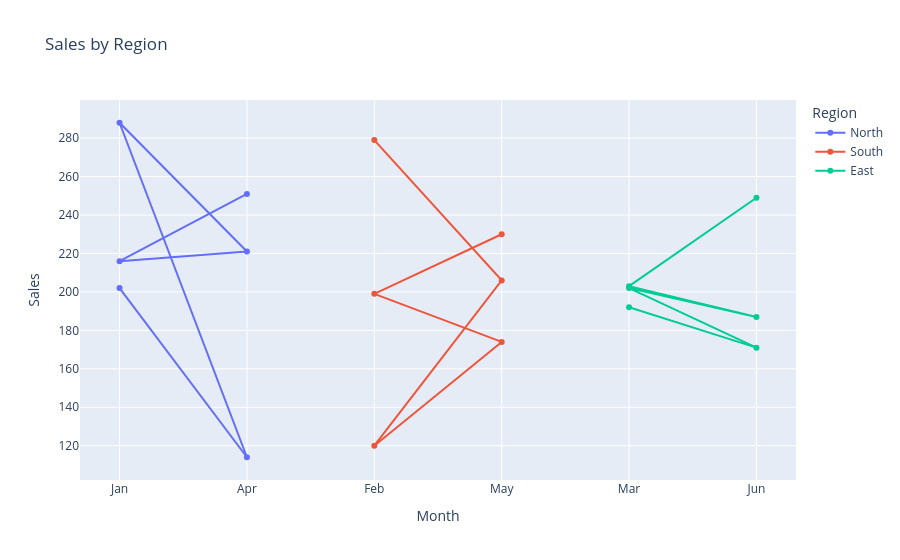
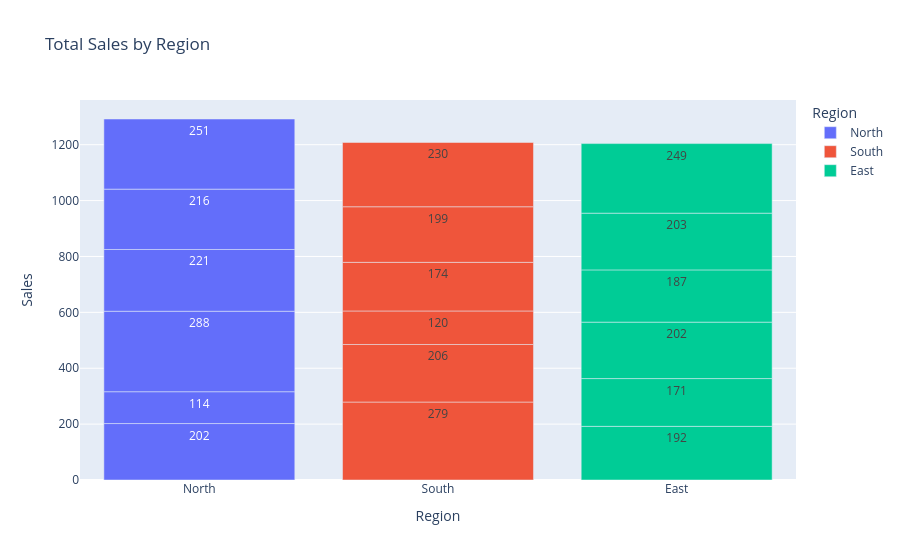
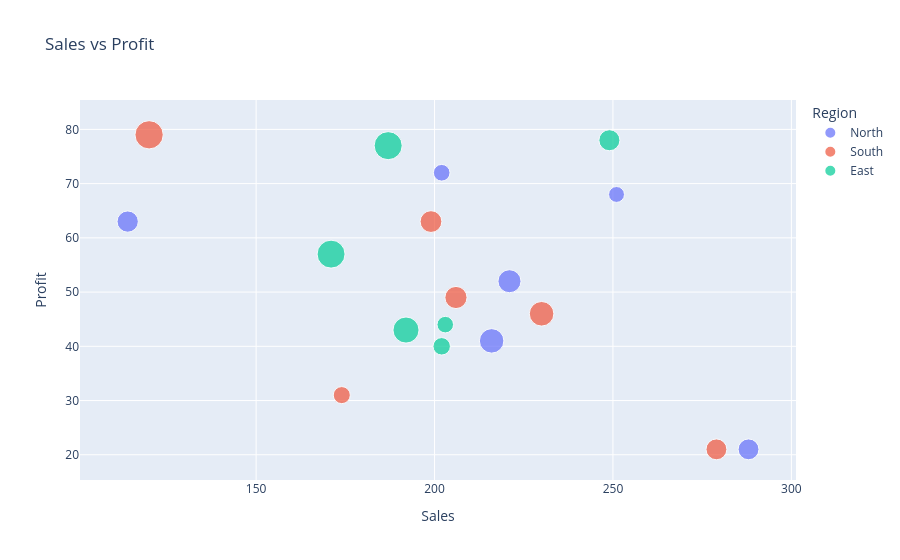
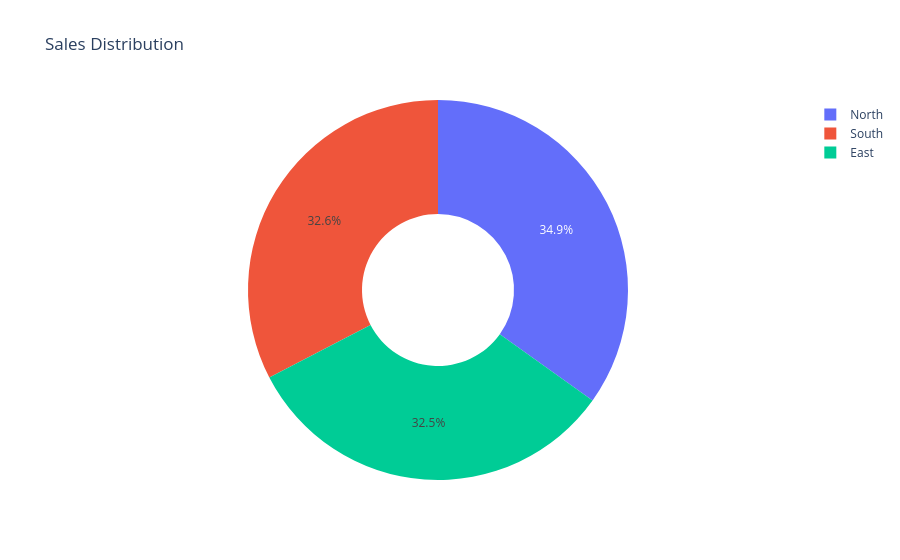

Notebook code cell kept with these figures, in order:
### Markdown cell above
---

## 3.1 Plotly Express — Quick Interactive Charts

One function call = one fully interactive chart.

### Code cell
# Interactive line chart
fig = px.line(df_px, x='Month', y='Sales', color='Region',
              markers=True, title='Sales by Region')
fig.show()

# Interactive bar chart
fig = px.bar(df_px, x='Region', y='Sales', color='Region',
             text='Sales', title='Total Sales by Region')
fig.show()

# Interactive scatter plot
fig = px.scatter(df_px, x='Sales', y='Profit',
                 color='Region', size='Customers',
                 hover_data=['Month'],
                 title='Sales vs Profit')
fig.show()

# Donut chart
fig = px.pie(df_px, values='Sales', names='Region',
             hole=0.4, title='Sales Distribution')
fig.show()

# Area chart
fig = px.area(df_px, x='Month', y='Sales',
              color='Region', title='Cumulative Sales')
fig.show()

### Figure 1 — Plotly figure (JSON) as saved in the notebook; plotly's stock layout.template omitted (floating-point values rounded to 4 significant figures)
{"data": [{"hovertemplate": "Region=North<br>Month=%{x}<br>Sales=%{y}<extra></extra>", "legendgroup": "North", "line": {"color": "#636efa", "dash": "solid"}, "marker": {"symbol": "circle"}, "mode": "lines+markers", "name": "North", "orientation": "v", "showlegend": true, "type": "scatter", "x": ["Jan", "Apr", "Jan", "Apr", "Jan", "Apr"], "xaxis": "x", "y": [202, 114, 288, 221, 216, 251], "yaxis": "y"}, {"hovertemplate": "Region=South<br>Month=%{x}<br>Sales=%{y}<extra></extra>", "legendgroup": "South", "line": {"color": "#EF553B", "dash": "solid"}, "marker": {"symbol": "circle"}, "mode": "lines+markers", "name": "South", "orientation": "v", "showlegend": true, "type": "scatter", "x": ["Feb", "May", "Feb", "May", "Feb", "May"], "xaxis": "x", "y": [279, 206, 120, 174, 199, 230], "yaxis": "y"}, {"hovertemplate": "Region=East<br>Month=%{x}<br>Sales=%{y}<extra></extra>", "legendgroup": "East", "line": {"color": "#00cc96", "dash": "solid"}, "marker": {"symbol": "circle"}, "mode": "lines+markers", "name": "East", "orientation": "v", "showlegend": true, "type": "scatter", "x": ["Mar", "Jun", "Mar", "Jun", "Mar", "Jun"], "xaxis": "x", "y": [192, 171, 202, 187, 203, 249], "yaxis": "y"}], "layout": {"legend": {"title": {"text": "Region"}, "tracegroupgap": 0}, "title": {"text": "Sales by Region"}, "xaxis": {"anchor": "y", "domain": [0, 1], "title": {"text": "Month"}}, "yaxis": {"anchor": "x", "domain": [0, 1], "title": {"text": "Sales"}}}}

### Figure 2 — Plotly figure (JSON) as saved in the notebook; plotly's stock layout.template omitted (floating-point values rounded to 4 significant figures)
{"data": [{"alignmentgroup": "True", "hovertemplate": "Region=%{x}<br>Sales=%{text}<extra></extra>", "legendgroup": "North", "marker": {"color": "#636efa", "pattern": {"shape": ""}}, "name": "North", "offsetgroup": "North", "orientation": "v", "showlegend": true, "text": [202, 114, 288, 221, 216, 251], "textposition": "auto", "type": "bar", "x": ["North", "North", "North", "North", "North", "North"], "xaxis": "x", "y": [202, 114, 288, 221, 216, 251], "yaxis": "y"}, {"alignmentgroup": "True", "hovertemplate": "Region=%{x}<br>Sales=%{text}<extra></extra>", "legendgroup": "South", "marker": {"color": "#EF553B", "pattern": {"shape": ""}}, "name": "South", "offsetgroup": "South", "orientation": "v", "showlegend": true, "text": [279, 206, 120, 174, 199, 230], "textposition": "auto", "type": "bar", "x": ["South", "South", "South", "South", "South", "South"], "xaxis": "x", "y": [279, 206, 120, 174, 199, 230], "yaxis": "y"}, {"alignmentgroup": "True", "hovertemplate": "Region=%{x}<br>Sales=%{text}<extra></extra>", "legendgroup": "East", "marker": {"color": "#00cc96", "pattern": {"shape": ""}}, "name": "East", "offsetgroup": "East", "orientation": "v", "showlegend": true, "text": [192, 171, 202, 187, 203, 249], "textposition": "auto", "type": "bar", "x": ["East", "East", "East", "East", "East", "East"], "xaxis": "x", "y": [192, 171, 202, 187, 203, 249], "yaxis": "y"}], "layout": {"barmode": "relative", "legend": {"title": {"text": "Region"}, "tracegroupgap": 0}, "title": {"text": "Total Sales by Region"}, "xaxis": {"anchor": "y", "categoryarray": ["North", "South", "East"], "categoryorder": "array", "domain": [0, 1], "title": {"text": "Region"}}, "yaxis": {"anchor": "x", "domain": [0, 1], "title": {"text": "Sales"}}}}

### Figure 3 — Plotly figure (JSON) as saved in the notebook; plotly's stock layout.template omitted (floating-point values rounded to 4 significant figures)
{"data": [{"customdata": [["Jan"], ["Apr"], ["Jan"], ["Apr"], ["Jan"], ["Apr"]], "hovertemplate": "Region=North<br>Sales=%{x}<br>Profit=%{y}<br>Customers=%{marker.size}<br>Month=%{customdata[0]}<extra></extra>", "legendgroup": "North", "marker": {"color": "#636efa", "size": [64, 104, 100, 122, 138, 58], "sizemode": "area", "sizeref": 0.46, "symbol": "circle"}, "mode": "markers", "name": "North", "orientation": "v", "showlegend": true, "type": "scatter", "x": [202, 114, 288, 221, 216, 251], "xaxis": "x", "y": [72, 63, 21, 52, 41, 68], "yaxis": "y"}, {"customdata": [["Feb"], ["May"], ["Feb"], ["May"], ["Feb"], ["May"]], "hovertemplate": "Region=South<br>Sales=%{x}<br>Profit=%{y}<br>Customers=%{marker.size}<br>Month=%{customdata[0]}<extra></extra>", "legendgroup": "South", "marker": {"color": "#EF553B", "size": [100, 113, 184, 67, 109, 139], "sizemode": "area", "sizeref": 0.46, "symbol": "circle"}, "mode": "markers", "name": "South", "orientation": "v", "showlegend": true, "type": "scatter", "x": [279, 206, 120, 174, 199, 230], "xaxis": "x", "y": [21, 49, 79, 31, 63, 46], "yaxis": "y"}, {"customdata": [["Mar"], ["Jun"], ["Mar"], ["Jun"], ["Mar"], ["Jun"]], "hovertemplate": "Region=East<br>Sales=%{x}<br>Profit=%{y}<br>Customers=%{marker.size}<br>Month=%{customdata[0]}<extra></extra>", "legendgroup": "East", "marker": {"color": "#00cc96", "size": [157, 180, 70, 181, 63, 102], "sizemode": "area", "sizeref": 0.46, "symbol": "circle"}, "mode": "markers", "name": "East", "orientation": "v", "showlegend": true, "type": "scatter", "x": [192, 171, 202, 187, 203, 249], "xaxis": "x", "y": [43, 57, 40, 77, 44, 78], "yaxis": "y"}], "layout": {"legend": {"itemsizing": "constant", "title": {"text": "Region"}, "tracegroupgap": 0}, "title": {"text": "Sales vs Profit"}, "xaxis": {"anchor": "y", "domain": [0, 1], "title": {"text": "Sales"}}, "yaxis": {"anchor": "x", "domain": [0, 1], "title": {"text": "Profit"}}}}

### Figure 4 — Plotly figure (JSON) as saved in the notebook; plotly's stock layout.template omitted (floating-point values rounded to 4 significant figures)
{"data": [{"domain": {"x": [0, 1], "y": [0, 1]}, "hole": 0.4, "hovertemplate": "Region=%{label}<br>Sales=%{value}<extra></extra>", "labels": ["North", "South", "East", "North", "South", "East", "North", "South", "East", "North", "South", "East", "North", "South", "East", "North", "South", "East"], "legendgroup": "", "name": "", "showlegend": true, "type": "pie", "values": [202, 279, 192, 114, 206, 171, 288, 120, 202, 221, 174, 187, 216, 199, 203, 251, 230, 249]}], "layout": {"legend": {"tracegroupgap": 0}, "title": {"text": "Sales Distribution"}}}
